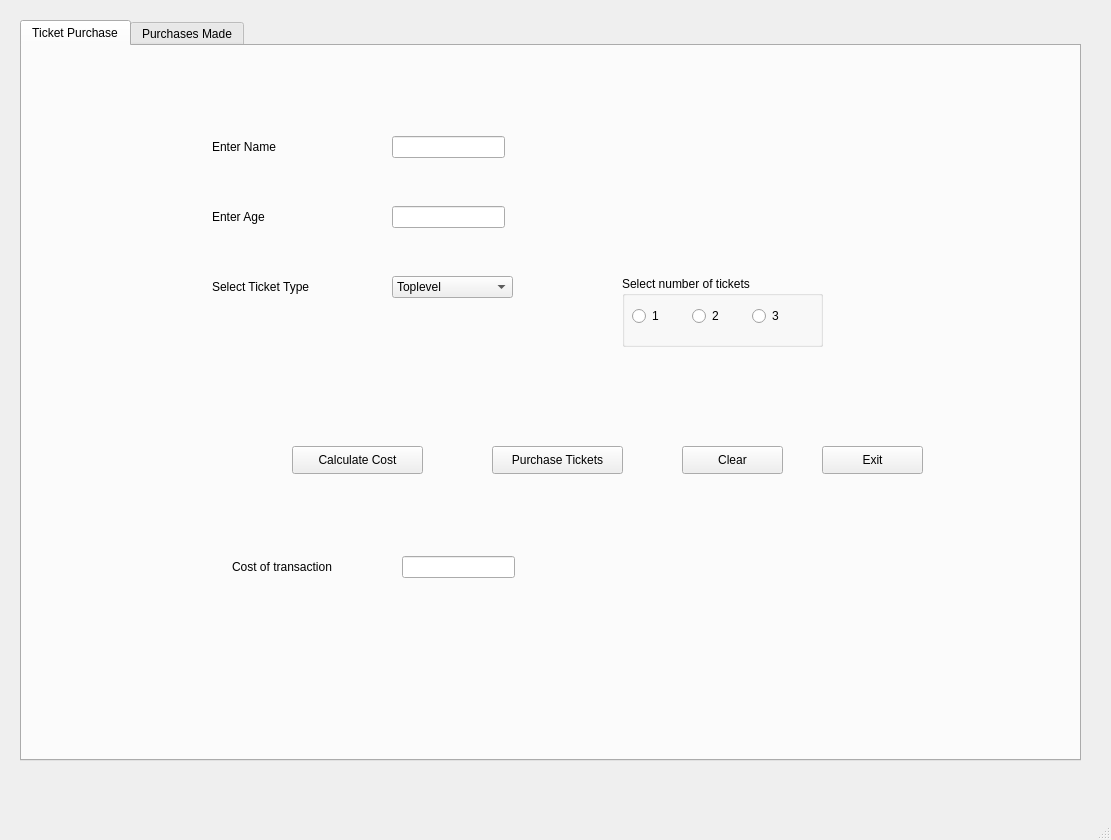
<?xml version="1.0" encoding="UTF-8"?>
<ui version="4.0">
 <class>ticketPurchase</class>
 <widget class="QMainWindow" name="ticketPurchase">
  <property name="geometry">
   <rect>
    <x>0</x>
    <y>0</y>
    <width>1111</width>
    <height>840</height>
   </rect>
  </property>
  <property name="font">
   <font>
    <family>Arial</family>
    <pointsize>9</pointsize>
   </font>
  </property>
  <property name="windowTitle">
   <string>Ticket Purchase</string>
  </property>
  <widget class="QWidget" name="centralwidget">
   <widget class="QTabWidget" name="tbTicketPurchase">
    <property name="geometry">
     <rect>
      <x>20</x>
      <y>20</y>
      <width>1061</width>
      <height>741</height>
     </rect>
    </property>
    <property name="currentIndex">
     <number>0</number>
    </property>
    <widget class="QWidget" name="ticketPuchase">
     <attribute name="title">
      <string>Ticket Purchase</string>
     </attribute>
     <widget class="QLabel" name="lblName">
      <property name="geometry">
       <rect>
        <x>190</x>
        <y>90</y>
        <width>101</width>
        <height>21</height>
       </rect>
      </property>
      <property name="text">
       <string>Enter Name</string>
      </property>
     </widget>
     <widget class="QLineEdit" name="txtName">
      <property name="geometry">
       <rect>
        <x>370</x>
        <y>90</y>
        <width>113</width>
        <height>22</height>
       </rect>
      </property>
     </widget>
     <widget class="QLabel" name="lblAge">
      <property name="geometry">
       <rect>
        <x>190</x>
        <y>160</y>
        <width>101</width>
        <height>21</height>
       </rect>
      </property>
      <property name="text">
       <string>Enter Age</string>
      </property>
     </widget>
     <widget class="QLineEdit" name="txtAge">
      <property name="geometry">
       <rect>
        <x>370</x>
        <y>160</y>
        <width>113</width>
        <height>22</height>
       </rect>
      </property>
     </widget>
     <widget class="QLabel" name="lblTicketType">
      <property name="geometry">
       <rect>
        <x>190</x>
        <y>230</y>
        <width>151</width>
        <height>21</height>
       </rect>
      </property>
      <property name="text">
       <string>Select Ticket Type</string>
      </property>
     </widget>
     <widget class="QComboBox" name="cmbTicketType">
      <property name="geometry">
       <rect>
        <x>370</x>
        <y>230</y>
        <width>121</width>
        <height>22</height>
       </rect>
      </property>
      <item>
       <property name="text">
        <string>Toplevel</string>
       </property>
      </item>
      <item>
       <property name="text">
        <string>Midlevel</string>
       </property>
      </item>
      <item>
       <property name="text">
        <string>Courtside</string>
       </property>
      </item>
     </widget>
     <widget class="QGroupBox" name="grpNumberOfTickets">
      <property name="geometry">
       <rect>
        <x>600</x>
        <y>230</y>
        <width>201</width>
        <height>71</height>
       </rect>
      </property>
      <property name="title">
       <string>Select number of tickets</string>
      </property>
      <widget class="QRadioButton" name="rd1">
       <property name="geometry">
        <rect>
         <x>10</x>
         <y>30</y>
         <width>41</width>
         <height>20</height>
        </rect>
       </property>
       <property name="text">
        <string>1</string>
       </property>
      </widget>
      <widget class="QRadioButton" name="rd2">
       <property name="geometry">
        <rect>
         <x>70</x>
         <y>30</y>
         <width>41</width>
         <height>20</height>
        </rect>
       </property>
       <property name="text">
        <string>2</string>
       </property>
      </widget>
      <widget class="QRadioButton" name="rd3">
       <property name="geometry">
        <rect>
         <x>130</x>
         <y>30</y>
         <width>41</width>
         <height>20</height>
        </rect>
       </property>
       <property name="text">
        <string>3</string>
       </property>
      </widget>
     </widget>
     <widget class="QPushButton" name="btnCost">
      <property name="geometry">
       <rect>
        <x>270</x>
        <y>400</y>
        <width>131</width>
        <height>28</height>
       </rect>
      </property>
      <property name="text">
       <string>Calculate Cost</string>
      </property>
     </widget>
     <widget class="QPushButton" name="btnPurchase">
      <property name="geometry">
       <rect>
        <x>470</x>
        <y>400</y>
        <width>131</width>
        <height>28</height>
       </rect>
      </property>
      <property name="text">
       <string>Purchase Tickets</string>
      </property>
     </widget>
     <widget class="QPushButton" name="btnClear">
      <property name="geometry">
       <rect>
        <x>660</x>
        <y>400</y>
        <width>101</width>
        <height>28</height>
       </rect>
      </property>
      <property name="text">
       <string>Clear</string>
      </property>
     </widget>
     <widget class="QPushButton" name="btnExit">
      <property name="geometry">
       <rect>
        <x>800</x>
        <y>400</y>
        <width>101</width>
        <height>28</height>
       </rect>
      </property>
      <property name="text">
       <string>Exit</string>
      </property>
     </widget>
     <widget class="QLabel" name="lblCost">
      <property name="geometry">
       <rect>
        <x>210</x>
        <y>510</y>
        <width>151</width>
        <height>21</height>
       </rect>
      </property>
      <property name="text">
       <string>Cost of transaction</string>
      </property>
     </widget>
     <widget class="QLineEdit" name="txtCost">
      <property name="geometry">
       <rect>
        <x>380</x>
        <y>510</y>
        <width>113</width>
        <height>22</height>
       </rect>
      </property>
      <property name="readOnly">
       <bool>true</bool>
      </property>
     </widget>
    </widget>
    <widget class="QWidget" name="purchasesMade">
     <attribute name="title">
      <string>Purchases Made</string>
     </attribute>
     <widget class="QListWidget" name="lstPurchases">
      <property name="geometry">
       <rect>
        <x>50</x>
        <y>60</y>
        <width>941</width>
        <height>321</height>
       </rect>
      </property>
     </widget>
     <widget class="QLabel" name="lblPurchases">
      <property name="geometry">
       <rect>
        <x>80</x>
        <y>20</y>
        <width>221</width>
        <height>16</height>
       </rect>
      </property>
      <property name="text">
       <string>List of previous purchases</string>
      </property>
     </widget>
    </widget>
   </widget>
  </widget>
  <widget class="QMenuBar" name="menubar">
   <property name="geometry">
    <rect>
     <x>0</x>
     <y>0</y>
     <width>1111</width>
     <height>23</height>
    </rect>
   </property>
  </widget>
  <widget class="QStatusBar" name="statusbar"/>
 </widget>
 <resources/>
 <connections/>
</ui>
